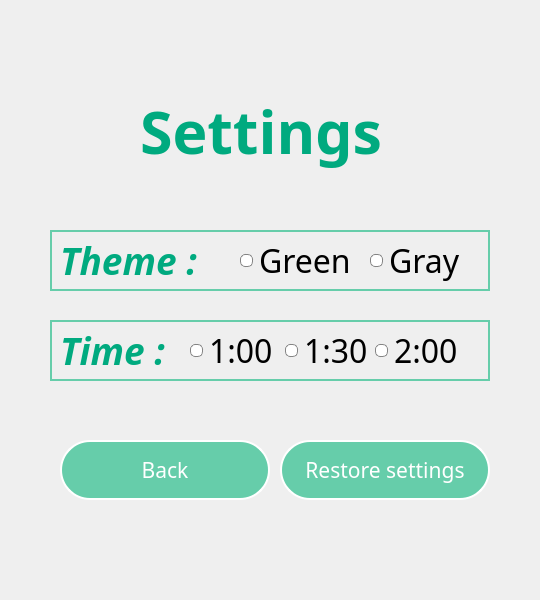
<?xml version="1.0" encoding="UTF-8"?>
<ui version="4.0">
 <class>SettingsWindow</class>
 <widget class="QDialog" name="SettingsWindow">
  <property name="geometry">
   <rect>
    <x>0</x>
    <y>0</y>
    <width>540</width>
    <height>600</height>
   </rect>
  </property>
  <property name="font">
   <font>
    <family>Montserrat</family>
   </font>
  </property>
  <property name="windowTitle">
   <string>Settings</string>
  </property>
  <widget class="QLabel" name="S">
   <property name="geometry">
    <rect>
     <x>140</x>
     <y>90</y>
     <width>271</width>
     <height>81</height>
    </rect>
   </property>
   <property name="font">
    <font>
     <family>Montserrat</family>
     <pointsize>44</pointsize>
     <italic>false</italic>
     <bold>true</bold>
    </font>
   </property>
   <property name="styleSheet">
    <string notr="true">QLabel {  color : rgb(0, 170, 127); }</string>
   </property>
   <property name="text">
    <string>Settings</string>
   </property>
  </widget>
  <widget class="QLabel" name="label">
   <property name="geometry">
    <rect>
     <x>60</x>
     <y>240</y>
     <width>171</width>
     <height>41</height>
    </rect>
   </property>
   <property name="font">
    <font>
     <family>Montserrat</family>
     <pointsize>28</pointsize>
     <italic>true</italic>
     <bold>true</bold>
    </font>
   </property>
   <property name="styleSheet">
    <string notr="true">QLabel {  color : rgb(0, 170, 127); }</string>
   </property>
   <property name="midLineWidth">
    <number>1</number>
   </property>
   <property name="text">
    <string>Theme :</string>
   </property>
  </widget>
  <widget class="QPushButton" name="Back">
   <property name="geometry">
    <rect>
     <x>60</x>
     <y>440</y>
     <width>210</width>
     <height>60</height>
    </rect>
   </property>
   <property name="font">
    <font>
     <family>Montserrat Medium</family>
     <pointsize>16</pointsize>
    </font>
   </property>
   <property name="styleSheet">
    <string notr="true">QPushButton {
    color: #333;
    border: 2px solid white;
    border-radius: 30px;
    border-style: outset;
    background: rgb(102,205,170);
    padding: 5px;
    }

QPushButton:hover {
    background: rgb(3, 205, 150);
    }

QPushButton:pressed {
    border-style: inset;
    background: rgb(70, 255, 150);
    }

QPushButton
{
   color:white;
}</string>
   </property>
   <property name="text">
    <string>Back</string>
   </property>
  </widget>
  <widget class="QRadioButton" name="radioButtonSetGreen">
   <property name="geometry">
    <rect>
     <x>240</x>
     <y>240</y>
     <width>121</width>
     <height>41</height>
    </rect>
   </property>
   <property name="font">
    <font>
     <family>Montserrat</family>
     <pointsize>24</pointsize>
    </font>
   </property>
   <property name="styleSheet">
    <string notr="true">QRadioButton::indicator::unchecked{ 
border: 1px solid; 
border-color: rgb(132,132,132);
border-radius: 5px;
background-color: white; 
width: 11px; 
height: 11px; 
}

QRadioButton::indicator::checked{ 
border: 3px solid; 
border-color: white;
border-radius: 6px;
background-color: rgb(0,116,188); 
width: 7px; 
height: 7px; 
}</string>
   </property>
   <property name="text">
    <string>Green</string>
   </property>
  </widget>
  <widget class="QRadioButton" name="radioButtonSetDark">
   <property name="geometry">
    <rect>
     <x>370</x>
     <y>240</y>
     <width>101</width>
     <height>41</height>
    </rect>
   </property>
   <property name="font">
    <font>
     <family>Montserrat</family>
     <pointsize>24</pointsize>
    </font>
   </property>
   <property name="styleSheet">
    <string notr="true">QRadioButton::indicator::unchecked{ 
border: 1px solid; 
border-color: rgb(132,132,132);
border-radius: 5px;
background-color: white; 
width: 11px; 
height: 11px; 
}

QRadioButton::indicator::checked{ 
border: 3px solid; 
border-color: white;
border-radius: 6px;
background-color: rgb(0,116,188); 
width: 7px; 
height: 7px; 
}</string>
   </property>
   <property name="text">
    <string>Gray</string>
   </property>
  </widget>
  <widget class="QLabel" name="label_2">
   <property name="geometry">
    <rect>
     <x>60</x>
     <y>330</y>
     <width>171</width>
     <height>41</height>
    </rect>
   </property>
   <property name="font">
    <font>
     <family>Montserrat</family>
     <pointsize>28</pointsize>
     <italic>true</italic>
     <bold>true</bold>
     <stylestrategy>PreferDefault</stylestrategy>
    </font>
   </property>
   <property name="styleSheet">
    <string notr="true">QLabel {  color : rgb(0, 170, 127); }</string>
   </property>
   <property name="midLineWidth">
    <number>1</number>
   </property>
   <property name="text">
    <string>Time :</string>
   </property>
  </widget>
  <widget class="QRadioButton" name="radioButtonSetTimeMInuteThirty">
   <property name="geometry">
    <rect>
     <x>285</x>
     <y>330</y>
     <width>81</width>
     <height>41</height>
    </rect>
   </property>
   <property name="font">
    <font>
     <family>Montserrat</family>
     <pointsize>24</pointsize>
    </font>
   </property>
   <property name="styleSheet">
    <string notr="true">QRadioButton::indicator::unchecked{ 
border: 1px solid; 
border-color: rgb(132,132,132);
border-radius: 5px;
background-color: white; 
width: 11px; 
height: 11px; 
}

QRadioButton::indicator::checked{ 
border: 3px solid; 
border-color: white;
border-radius: 6px;
background-color: rgb(0,116,188); 
width: 7px; 
height: 7px; 
}</string>
   </property>
   <property name="text">
    <string>1:30</string>
   </property>
  </widget>
  <widget class="QRadioButton" name="radioButtonSetTimeMInute">
   <property name="geometry">
    <rect>
     <x>190</x>
     <y>330</y>
     <width>81</width>
     <height>41</height>
    </rect>
   </property>
   <property name="font">
    <font>
     <family>Montserrat</family>
     <pointsize>24</pointsize>
    </font>
   </property>
   <property name="styleSheet">
    <string notr="true">QRadioButton::indicator::unchecked{ 
border: 1px solid; 
border-color: rgb(132,132,132);
border-radius: 5px;
background-color: white; 
width: 11px; 
height: 11px; 
}

QRadioButton::indicator::checked{ 
border: 3px solid; 
border-color: white;
border-radius: 6px;
background-color: rgb(0,116,188); 
width: 7px; 
height: 7px; 
}</string>
   </property>
   <property name="text">
    <string>1:00</string>
   </property>
  </widget>
  <widget class="QFrame" name="frame_5">
   <property name="geometry">
    <rect>
     <x>50</x>
     <y>320</y>
     <width>440</width>
     <height>61</height>
    </rect>
   </property>
   <property name="styleSheet">
    <string notr="true">    border: 2px solid  rgb(102,205,170);
</string>
   </property>
   <property name="frameShape">
    <enum>QFrame::StyledPanel</enum>
   </property>
   <property name="frameShadow">
    <enum>QFrame::Raised</enum>
   </property>
  </widget>
  <widget class="QFrame" name="frame_7">
   <property name="geometry">
    <rect>
     <x>50</x>
     <y>230</y>
     <width>440</width>
     <height>61</height>
    </rect>
   </property>
   <property name="styleSheet">
    <string notr="true">    border: 2px solid  rgb(102,205,170);
</string>
   </property>
   <property name="frameShape">
    <enum>QFrame::StyledPanel</enum>
   </property>
   <property name="frameShadow">
    <enum>QFrame::Raised</enum>
   </property>
  </widget>
  <widget class="QRadioButton" name="radioButtonSetTimeTwoMinutes">
   <property name="geometry">
    <rect>
     <x>375</x>
     <y>330</y>
     <width>91</width>
     <height>41</height>
    </rect>
   </property>
   <property name="font">
    <font>
     <family>Montserrat</family>
     <pointsize>24</pointsize>
    </font>
   </property>
   <property name="styleSheet">
    <string notr="true">QRadioButton::indicator::unchecked{ 
border: 1px solid; 
border-color: rgb(132,132,132);
border-radius: 5px;
background-color: white; 
width: 11px; 
height: 11px; 
}

QRadioButton::indicator::checked{ 
border: 3px solid; 
border-color: white;
border-radius: 6px;
background-color: rgb(0,116,188); 
width: 7px; 
height: 7px; 
}</string>
   </property>
   <property name="text">
    <string>2:00</string>
   </property>
  </widget>
  <widget class="QPushButton" name="RestoreSettings">
   <property name="geometry">
    <rect>
     <x>280</x>
     <y>440</y>
     <width>210</width>
     <height>60</height>
    </rect>
   </property>
   <property name="font">
    <font>
     <family>Montserrat Medium</family>
     <pointsize>16</pointsize>
    </font>
   </property>
   <property name="styleSheet">
    <string notr="true">QPushButton {
    color: #333;
    border: 2px solid white;
    border-radius: 30px;
    border-style: outset;
    background: rgb(102,205,170);
    padding: 5px;
    }

QPushButton:hover {
    background: rgb(3, 205, 150);
    }

QPushButton:pressed {
    border-style: inset;
    background: rgb(70, 255, 150);
    }

QPushButton
{
   color:white;
}</string>
   </property>
   <property name="text">
    <string>Restore settings</string>
   </property>
  </widget>
  <zorder>frame_7</zorder>
  <zorder>frame_5</zorder>
  <zorder>S</zorder>
  <zorder>label</zorder>
  <zorder>Back</zorder>
  <zorder>radioButtonSetGreen</zorder>
  <zorder>radioButtonSetDark</zorder>
  <zorder>label_2</zorder>
  <zorder>radioButtonSetTimeMInuteThirty</zorder>
  <zorder>radioButtonSetTimeMInute</zorder>
  <zorder>radioButtonSetTimeTwoMinutes</zorder>
  <zorder>RestoreSettings</zorder>
 </widget>
 <resources/>
 <connections/>
</ui>
